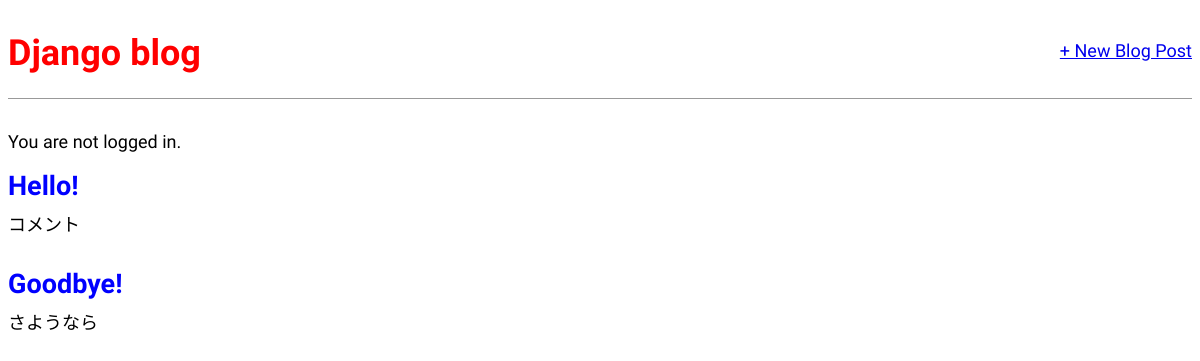
The app's page /, older data.
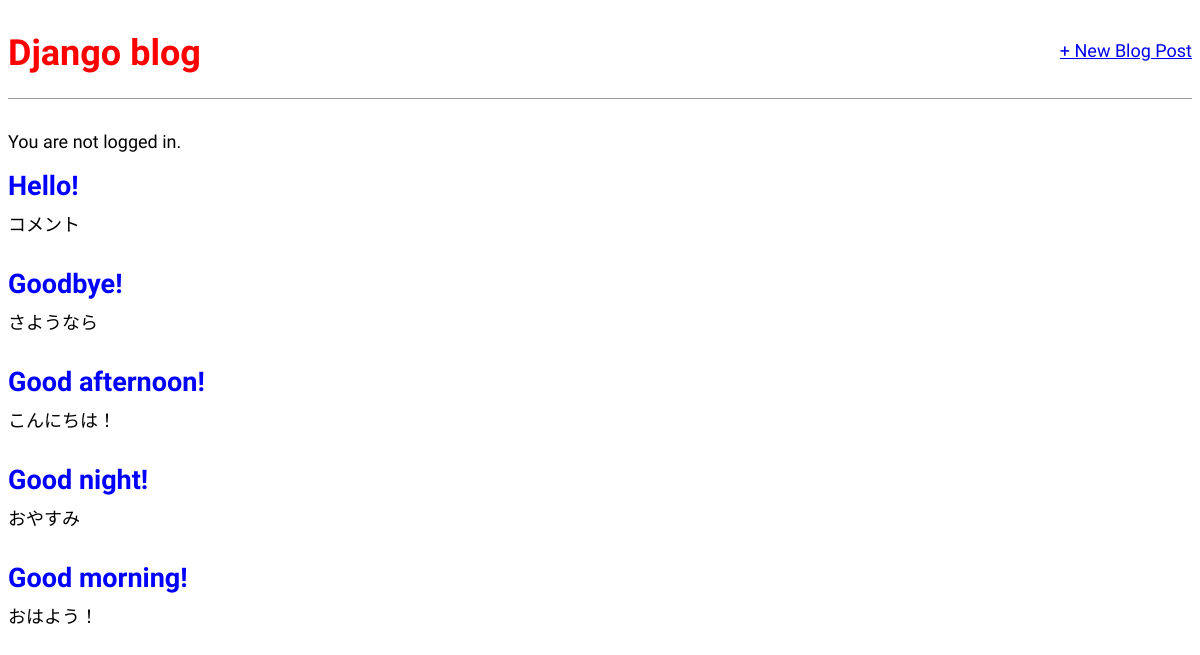
The same page, newer data.
### blog/models.py (models this page shows, shortened)
class Post(models.Model):
    title = models.CharField(max_length=200)
    author = models.ForeignKey('auth.User', on_delete=models.CASCADE,)
    body = models.TextField()

### blog/views.py (the view)
# urls.py: path('', BlogListView.as_view(), name='home'),
class BlogListView(ListView):
    model = Post
    template_name = 'home.html'

### templates/home.html
{% extends 'base.html' %} {% block content %} {% for post in object_list %}
<div class="post-entry">
  <h2>
    <a href="{% url 'post_detail' post.pk %}">{{ post.title }}</a>
  </h2>
  <p>{{ post.body }}</p>
</div>
{% endfor %} {% endblock content %}

### templates/base.html (shortened to what this page needs)
{% load static %}
<html>
  <head>
    <link href="{% static 'css/base.css' %}" rel="stylesheet" />
  </head>
  <body>
    <div>
      <header>
        <div class="nav-left">
          <h1><a href="{% url 'home' %}">Django blog</a></h1>
        </div>
        <div class="nav-right">
          <a href="{% url 'post_new' %}">+ New Blog Post</a>
        </div>
      </header>
      {% if user.is_authenticated %}
      <p>Hi {{ user.username }}!</p>
      <p><a href="{% url 'logout' %}">Log out</a></p>
      {% else %}
      <p>You are not logged in.</p>
      {% endif %} {% block content %} {% endblock content%}
    </div>
  </body>
</html>

### static/css/base.css (style rules this page uses)
body { font-family: "Source Sans Pro", sans-serif; font-size: 18px; }
header { border-bottom: 1px solid #999; margin-bottom: 2rem; display: flex; }
header h1 a { color: red; text-decoration: none; }
.nav-left { margin-right: auto; }
.nav-right { display: flex; padding-top: 2rem; }
.post-entry { margin-bottom: 2rem; }
.post-entry h2 { margin: 0.5rem 0; }
.post-entry h2 a, .post-entry h2 a:visited { color: blue; text-decoration: none; }
.post-entry p { margin: 0; font-weight: 400; }

Row changes from the older to the newer data that the page shows:
added Post: title "Good afternoon!", body "こんにちは！"
added Post: title "Good night!", body "おやすみ"
added Post: title "Good morning!", body "おはよう！"
